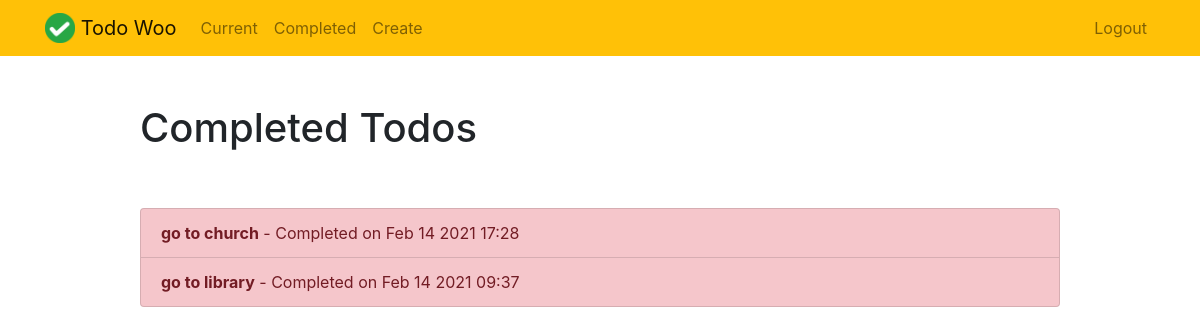
Page /completedtodos/ (signed in) on the earlier database version.
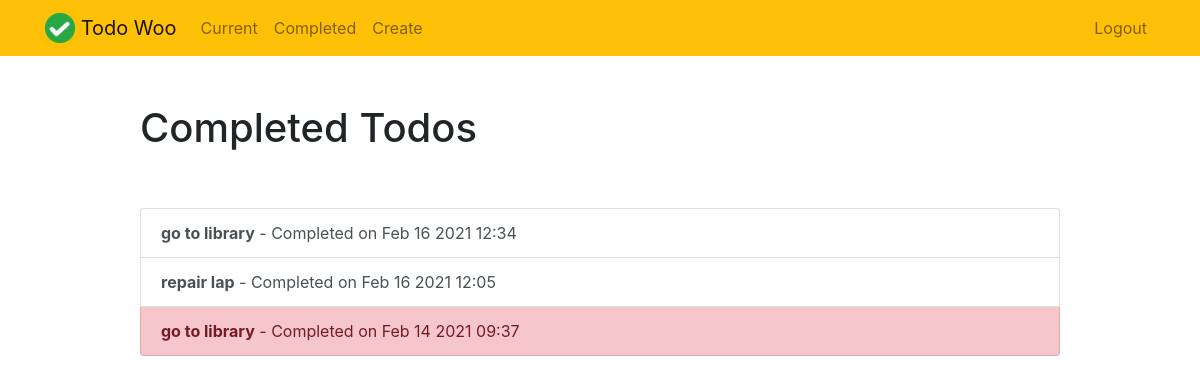
Same page on the later database version.
### Todo/models.py (models this page shows, shortened)
class Todo(models.Model):
    title = models.CharField(max_length=200)
    memo = models.TextField(blank=True)
    created_date = models.DateTimeField(auto_now_add=True)
    completed_date = models.DateTimeField(null=True, blank=True)
    important = models.BooleanField(default=False)
    user = models.ForeignKey(User, on_delete=models.CASCADE)

### Todo/views.py (the view)
# urls.py: path('completedtodos/', views.completed_todos, name='completed_todos'),
@login_required
def completed_todos(request):
    todos = Todo.objects.filter(user=request.user, completed_date__isnull=False).order_by('-completed_date')
    return render(request, 'completed_todos.html', {'todos': todos})

### Todo/templates/completed_todos.html (shortened to what this page needs)
<!DOCTYPE html>
<html lang="en">
<head>
</head>
<body>
    {% extends "base.html" %}
    {% block content %}
        <div class="row justify-content-center mt-5">
            <div class="col-md-10">
                <h1>Completed Todos</h1>
            </div>
        </div>
        <div class="row justify-content-center mt-5">
            <div class="col-md-10">
                {% if todos %}
                <div class="list-group">
                    {% for todo in todos %}
                        <a href="{% url 'view_todos' todo.id %}" class="list-group-item list-group-item-action{% if todo.important %} list-group-item-danger{% endif %}"><b>{{ todo.title }}</b> - Completed on  {{ todo.completed_date|date:'M j Y H:i' }}</a>
                    {% endfor %}
                </div>
                {% else %}
                <div class="text-center">
                    <h2>You don't have any completed todos!!!!</h2>
                </div>
                {% endif %}
            </div>
        </div>
    {% endblock %}

### Todo/templates/base.html (shortened to what this page needs)
<!DOCTYPE html>
{% load static %}
<html lang="en">
<head>
    <link rel="stylesheet" href="https://stackpath.bootstrapcdn.com/bootstrap/4.4.1/css/bootstrap.min.css">
</head>
<body>
    <nav class="navbar navbar-expand-md navbar-light bg-warning">
    <div class="container">
        <a class="navbar-brand" href="{% url 'home' %}">
             <img src="{% static 'logo.png' %}" width="30" height="30" class="d-inline-block align-top">
            <span>Todo Woo</span>
        </a>
        <div class="collapse navbar-collapse" id="navbarNav">
        {% if user.is_authenticated %}
            <ul class="navbar-nav mr-auto">
                    <li class="nav-item {{ current }}">
                        <a class="nav-link" href="{% url 'current_todos' %}">Current</a>
                    </li>
                    <li class="nav-item {{ completed }}">
                        <a class="nav-link" href="{% url 'completed_todos' %}">Completed</a>
                    </li>
                    <li class="nav-item {{ create }}">
                        <a class="nav-link" href="{% url 'create_todos' %}">Create</a>
                    </li>
            </ul>
        {% endif %}
        <ul class="navbar-nav ml-auto">
                {% if user.is_authenticated %}
                    <li class="nav-item">
                        <a href="#" onclick="$('#signOutBtn').click()" class="nav-link">Logout</a>
                    </li>
                {% endif %}
            </ul>
        </div>
    </div>
    </nav>
    <div class="container">
        {% block content %}{% endblock %}
    </div>
</body>
</html>

Differences in the rows shown:
removed Todo: title "go to church", completed_date "Feb 14 2021 17:28", important True (drawn)
added Todo: title "go to library", completed_date "Feb 16 2021 12:34", important False (drawn)
added Todo: title "repair lap", completed_date "Feb 16 2021 12:05", important False (drawn)
